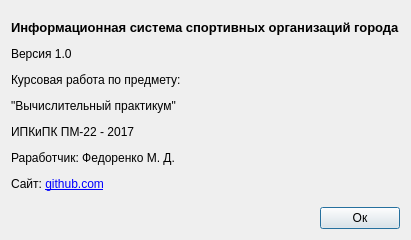
<?xml version="1.0" encoding="UTF-8"?>
<ui version="4.0">
 <class>About</class>
 <widget class="QDialog" name="About">
  <property name="geometry">
   <rect>
    <x>0</x>
    <y>0</y>
    <width>320</width>
    <height>240</height>
   </rect>
  </property>
  <property name="windowTitle">
   <string>Dialog</string>
  </property>
  <layout class="QGridLayout" name="gridLayout_2">
   <item row="0" column="0">
    <layout class="QGridLayout" name="gridLayout">
     <item row="1" column="0">
      <spacer name="horizontalSpacer">
       <property name="orientation">
        <enum>Qt::Horizontal</enum>
       </property>
       <property name="sizeHint" stdset="0">
        <size>
         <width>40</width>
         <height>20</height>
        </size>
       </property>
      </spacer>
     </item>
     <item row="1" column="1">
      <widget class="QPushButton" name="pbnOk">
       <property name="text">
        <string>Ок</string>
       </property>
      </widget>
     </item>
     <item row="0" column="0" colspan="2">
      <widget class="QLabel" name="label">
       <property name="text">
        <string>&lt;html&gt;&lt;head/&gt;&lt;body&gt;&lt;p&gt;&lt;span style=&quot; font-size:10pt; font-weight:600;&quot;&gt;Информационная система спортивных организаций города&lt;/span&gt;&lt;/p&gt;&lt;p&gt;Версия 1.0&lt;/p&gt;&lt;p&gt;Курсовая работа по предмету:&lt;/p&gt;&lt;p&gt;&amp;quot;Вычислительный практикум&amp;quot;&lt;/p&gt;&lt;p&gt;ИПКиПК ПМ-22 - 2017&lt;/p&gt;&lt;p&gt;Раработчик: Федоренко М. Д.&lt;/p&gt;&lt;p&gt;Сайт: &lt;a href=&quot;https://github.com/drWebber/CourseWork&quot;&gt;&lt;span style=&quot; text-decoration: underline; color:#0000ff;&quot;&gt;github.com&lt;/span&gt;&lt;/a&gt;&lt;/p&gt;&lt;/body&gt;&lt;/html&gt;</string>
       </property>
      </widget>
     </item>
    </layout>
   </item>
  </layout>
 </widget>
 <resources/>
 <connections/>
</ui>
